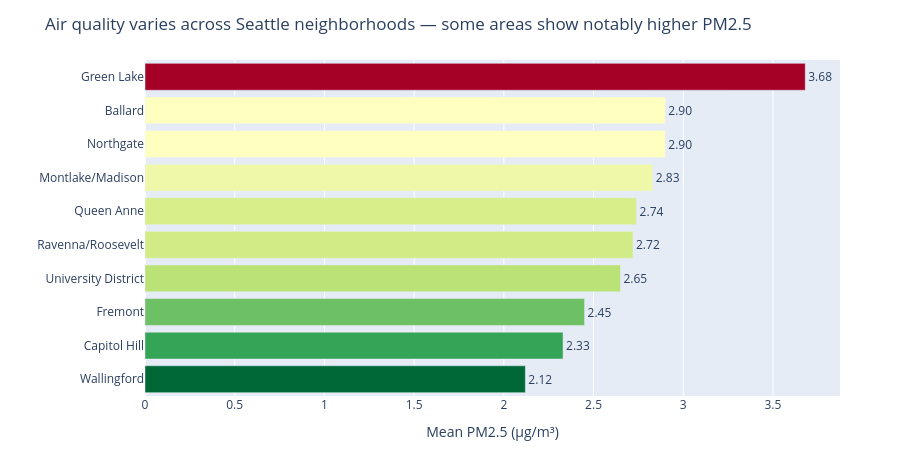

Notebook code cell kept with this figure:
### Markdown cell above
---

## Section 4 — Visualization

Create at least one visualization that supports one of your analysis findings. Your chart should:

- Have a title that states the finding, not just the data (e.g., "Satisfaction scores drop sharply after age 40" not "Satisfaction by age")
- Have labeled axes
- Use a chart type appropriate for your data (bar for categorical comparison, scatter for relationships, line for trends over time)

Below the chart, explain in a markdown cell: why you chose this chart type, and what you want the reader to take away from it.

### Code cell
# Section 4 — Visualization: PM2.5 by Seattle Neighborhood

# Reset index so neighborhood is a column for plotting
plot_df = hood_summary.reset_index()
plot_df = plot_df[plot_df["neighborhood"] != "Other Seattle"].sort_values("mean_pm25", ascending=True)

fig = px.bar(
    plot_df,
    x="mean_pm25",
    y="neighborhood",
    orientation="h",
    color="mean_pm25",
    color_continuous_scale="RdYlGn_r",
    text="mean_pm25",
    title="Air quality varies across Seattle neighborhoods — some areas show notably higher PM2.5",
    labels={
        "mean_pm25": "Mean PM2.5 (µg/m³)",
        "neighborhood": "Neighborhood",
    },
)

fig.update_traces(texttemplate="%{text:.2f}", textposition="outside")
fig.update_layout(
    coloraxis_showscale=False,
    xaxis_title="Mean PM2.5 (µg/m³)",
    yaxis_title="",
    height=450,
    margin=dict(l=20, r=60, t=60, b=40),
)

fig.show()

### Figure 1 — Plotly figure (JSON) as saved in the notebook; plotly's stock layout.template omitted (floating-point values rounded to 4 significant figures)
{"data": [{"hovertemplate": "Mean PM2.5 (µg/m³)=%{marker.color}<br>Neighborhood=%{y}<extra></extra>", "legendgroup": "", "marker": {"color": [2.12, 2.33, 2.45, 2.65, 2.72, 2.74, 2.83, 2.9, 2.9, 3.68], "coloraxis": "coloraxis", "pattern": {"shape": ""}}, "name": "", "orientation": "h", "showlegend": false, "text": [2.12, 2.33, 2.45, 2.65, 2.72, 2.74, 2.83, 2.9, 2.9, 3.68], "textposition": "outside", "texttemplate": "%{text:.2f}", "type": "bar", "x": [2.12, 2.33, 2.45, 2.65, 2.72, 2.74, 2.83, 2.9, 2.9, 3.68], "xaxis": "x", "y": ["Wallingford", "Capitol Hill", "Fremont", "University District", "Ravenna/Roosevelt", "Queen Anne", "Montlake/Madison", "Northgate", "Ballard", "Green Lake"], "yaxis": "y"}], "layout": {"barmode": "relative", "coloraxis": {"colorbar": {"title": {"text": "Mean PM2.5 (µg/m³)"}}, "colorscale": [[0, "rgb(0,104,55)"], [0.1, "rgb(26,152,80)"], [0.2, "rgb(102,189,99)"], [0.3, "rgb(166,217,106)"], [0.4, "rgb(217,239,139)"], [0.5, "rgb(255,255,191)"], [0.6, "rgb(254,224,139)"], [0.7, "rgb(253,174,97)"], [0.8, "rgb(244,109,67)"], [0.9, "rgb(215,48,39)"], [1, "rgb(165,0,38)"]], "showscale": false}, "height": 450, "legend": {"tracegroupgap": 0}, "margin": {"b": 40, "l": 20, "r": 60, "t": 60}, "title": {"text": "Air quality varies across Seattle neighborhoods — some areas show notably higher PM2.5"}, "xaxis": {"anchor": "y", "domain": [0, 1], "title": {"text": "Mean PM2.5 (µg/m³)"}}, "yaxis": {"anchor": "x", "domain": [0, 1], "title": {"text": ""}}}}
